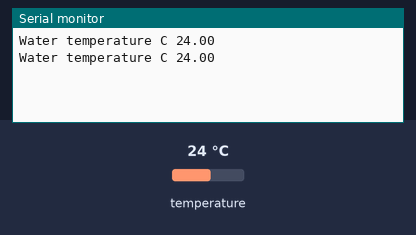
Recording of a sketch running on a simulated Arduino Uno, built with avr-gcc and run on an emulated ATmega328P. Parts: the last lines printed to the serial monitor. The inputs (shaded band) are chosen by the test bench; at power-on: temperature 24 °C.

Above: at 2.5 s.
2.6 s: temperature set to 12 °C
At 3.5 s:
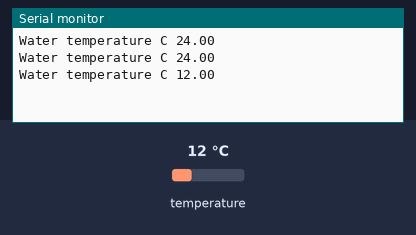
4.1 s: temperature set to 19 °C
At 4.9 s:
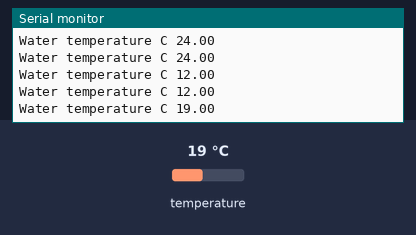
Timing chart, 0 to 7.1 s (numbered marks = the images above; inputs shaded):
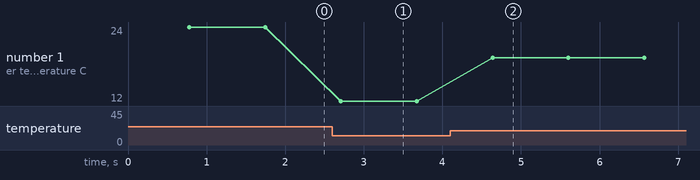

Measured:
- after the input at 2.6 s, the serial monitor: prints a new line after 0.11 s (image 1)
- after the input at 4.1 s, the serial monitor: prints a new line after 0.54 s (image 2)
- plotted number 1: 24 → 12 after the input at 2.6 s, 12 → 19 after the input at 4.1 s

The sketch:

water_temperature.ino
```cpp
#include <onewire.h>
#include <dallastemperature.h>

OneWire oneWire(6);
DallasTemperature sensors(&oneWire);
float water_temperature;

void setup() {
  Serial.begin(115200);
  sensors.begin();
}

void loop() {
  sensors.requestTemperatures();
  water_temperature = sensors.getTempCByIndex(0);
  Serial.print("Water temperature C "); Serial.println(water_temperature);
  delay(200);
}
```
